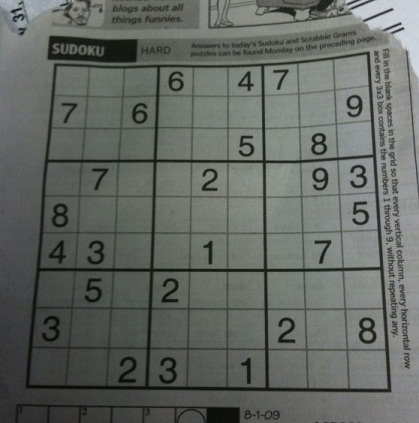
#> input picture Labs/input/dave.jpg, 419 x 423 px
$ python HoughTransform.py
#> lines starting #> are read from the running program, lines starting #| are printed output that depends on the picture; after the words box and inside, x2 and y2 are one past the last pixel; in counts of white or black regions, pixels touching at a corner belong together
import cv2
import numpy as np

img = cv2.imread('input/dave.jpg')
#> img is the input picture: shape (423, 419, 3); mean B, G, R 98.9, 103.6, 99.4
gray = cv2.cvtColor(img,cv2.COLOR_BGR2GRAY)
edges = cv2.Canny(gray,50,150,apertureSize = 3)
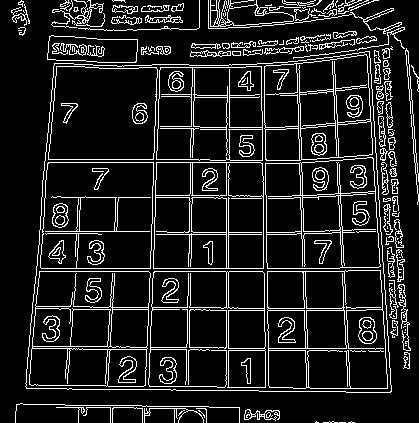
#> edges: shape (423, 419); 12% white in thin lines or dots

lines = cv2.HoughLines(edges,1,np.pi/180,200)
#> lines = 20 rows, first 8: [271, 1.57], [268, 1.57], [226, 0], [195, 0.0175], [162, 0.0349], [159, 0.0349], [-262, 3.12], [-293, 3.11]
print(lines)
#| [[[ 2.7100000e+02  1.5707964e+00]]
#|  [[ 2.6800000e+02  1.5707964e+00]]
#|  [[ 2.2600000e+02  0.0000000e+00]]
#|  [[ 1.9500000e+02  1.7453292e-02]]
#|  [[ 1.6200000e+02  3.4906585e-02]]
#|  [[ 1.5900000e+02  3.4906585e-02]]
#|  [[-2.6200000e+02  3.1241393e+00]]
#|  [[-2.9300000e+02  3.1066861e+00]]
#|  [[ 1.9300000e+02  1.7453292e-02]]
#|  [[ 2.2800000e+02  0.0000000e+00]]
#|  [[ 1.6200000e+02  1.5707964e+00]]
#|  [[ 6.2000000e+01  8.7266460e-02]]
#> (further printed lines are left out)
for line in lines:
    rho, theta = line[0]
    a = np.cos(theta)
    b = np.sin(theta)
    x0 = a*rho
    y0 = b*rho
    x1 = int(x0 + 1000*(-b))
    y1 = int(y0 + 1000*(a))
    x2 = int(x0 - 1000*(-b))
    y2 = int(y0 - 1000*(a))

    cv2.line(img,(x1,y1),(x2,y2),(0,0,255),2)
#> this loop made 20 passes
#> (rho, theta, a, b, x0, y0, x1, y1) on passes 1 to 12: (271, 1.57, -4.37e-08, 1, -1.18e-05, 271, -1000, 270), (268, 1.57, -4.37e-08, 1, -1.17e-05, 268, -1000, 267), (226, 0, 1, 0, 226, 0, 226, 1000), (195, 0.0175, 1, 0.0175, 195, 3.4, 177, 1003), (162, 0.0349, 0.999, 0.0349, 161.9, 5.65, 127, 1005), (159, 0.0349, 0.999, 0.0349, 158.9, 5.55, 124, 1004), (-262, 3.12, -1, 0.0175, 262, -4.57, 244, -1004), (-293, 3.11, -0.999, 0.0349, 292.8, -10.23, 257, -1009), (193, 0.0175, 1, 0.0175, 193, 3.37, 175, 1003), (228, 0, 1, 0, 228, 0, 228, 1000), (162, 1.57, -4.37e-08, 1, -7.08e-06, 162, -1000, 161), (62, 0.0873, 0.996, 0.0872, 61.76, 5.4, -25, 1001)
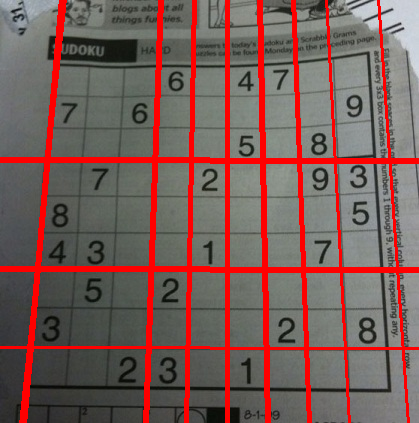
#> img: shape (423, 419, 3); 12.66% of pixels changed, all inside (x1, y1, x2, y2) = (0, 0, 419, 423)

cv2.imshow('houghlines3.jpg',img)
cv2.waitKey(0)

$ run again, with Labs/input/simA.jpg copied over Labs/input/dave.jpg
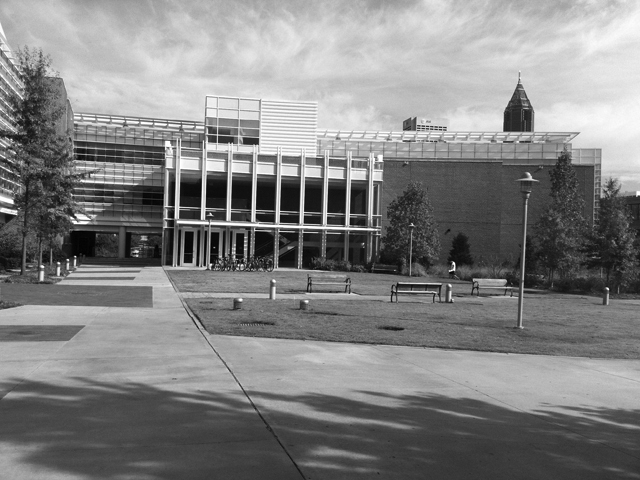
#> input picture Labs/input/simA.jpg, 640 x 480 px
#> img is the input picture: shape (480, 640, 3); min 0, max 255, mean 130.6
#> `edges = cv2.Canny(gray,50,150,apertureSize = 3)`:
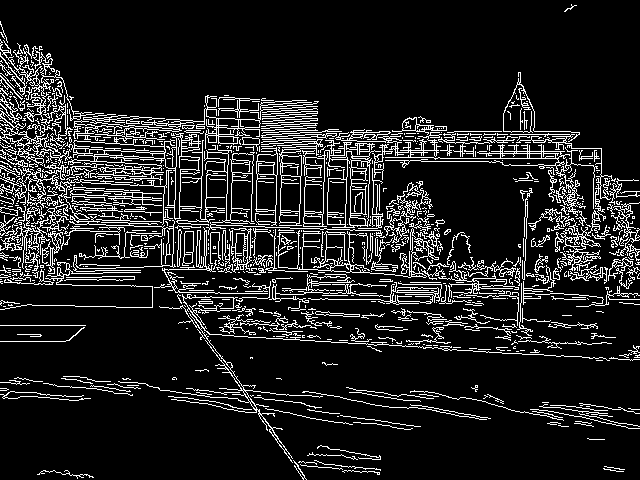
#> edges: shape (480, 640); 12.6% white in thin lines or dots
#> lines = 139 rows, first 8: [134, 1.57], [135, 1.61], [118, 1.64], [151, 1.57], [217, 1.61], [111, 1.64], [158, 1.57], [289, 1.59]
#> (printed output is left out)
#> the loop `for line in lines:` made 139 passes
#> (rho, theta, a, b, x0, y0, x1, y1) on passes 1 to 8: (134, 1.57, -4.37e-08, 1, -5.86e-06, 134, -1000, 133), (135, 1.61, -0.0349, 0.999, -4.71, 134.9, -1004, 100), (118, 1.64, -0.0698, 0.998, -8.23, 117.7, -1005, 47), (151, 1.57, -4.37e-08, 1, -6.6e-06, 151, -1000, 150), (217, 1.61, -0.0349, 0.999, -7.57, 216.9, -1006, 181), (111, 1.64, -0.0698, 0.998, -7.74, 110.7, -1005, 40), (158, 1.57, -4.37e-08, 1, -6.91e-06, 158, -1000, 157), (289, 1.59, -0.0175, 1, -5.04, 289, -1004, 271)
#> after the loop `for line in lines:`:
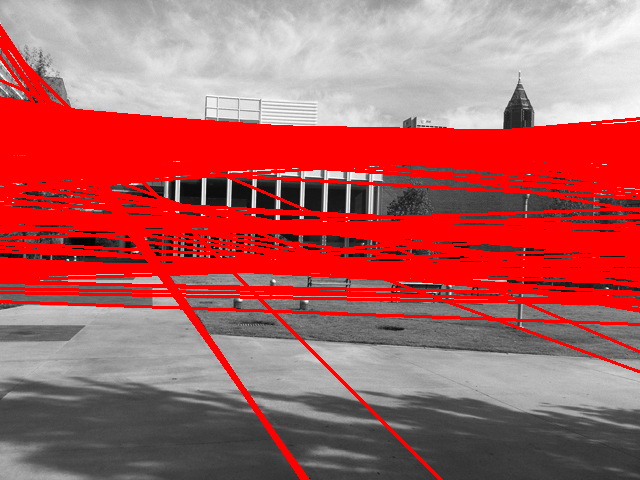
#> img: shape (480, 640, 3); mean B, G, R 97.2, 97.2, 175.5

$ run again, with Labs/input/simB.jpg copied over Labs/input/dave.jpg
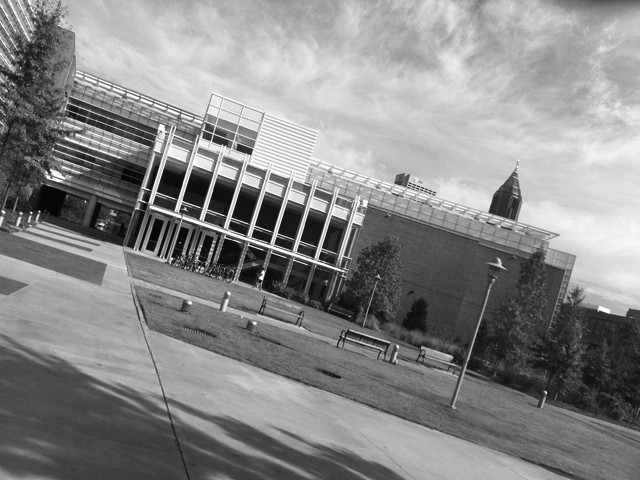
#> input picture Labs/input/simB.jpg, 640 x 480 px
#> img is the input picture: shape (480, 640, 3); min 0, max 255, mean 136
#> `edges = cv2.Canny(gray,50,150,apertureSize = 3)`:
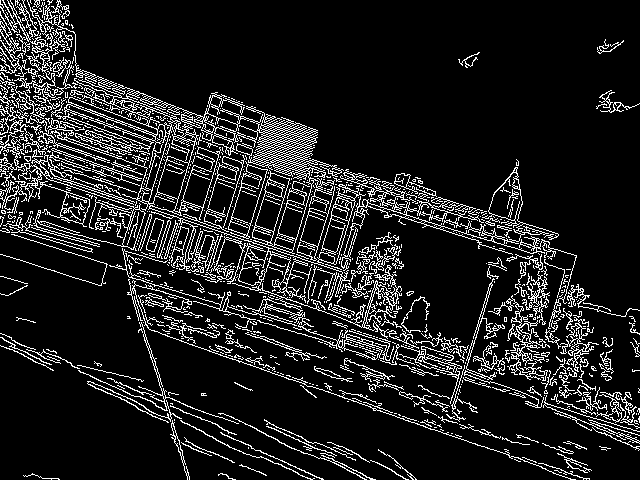
#> edges: shape (480, 640); 12.2% white in thin lines or dots
#> lines = 154 rows, first 8: [41, 1.94], [130, 1.9], [43, 1.92], [152, 1.88], [144, 1.9], [155, 1.88], [66, 1.87], [38, 1.94]
#> (printed output is left out)
#> the loop `for line in lines:` made 154 passes
#> (rho, theta, a, b, x0, y0, x1, y1) on passes 1 to 3: (41, 1.94, -0.358, 0.934, -14.69, 38.28, -948, -320), (130, 1.9, -0.326, 0.946, -42.32, 122.9, -987, -202), (43, 1.92, -0.342, 0.94, -14.71, 40.41, -954, -301)
#> after the loop `for line in lines:`:
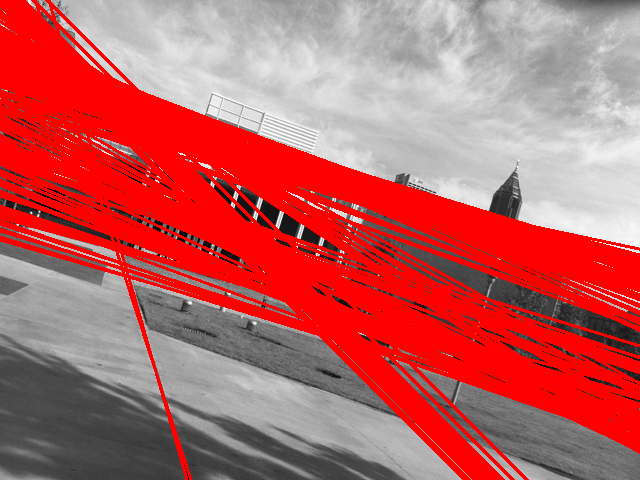
#> img: shape (480, 640, 3); mean B, G, R 97.5, 97.5, 190.3
